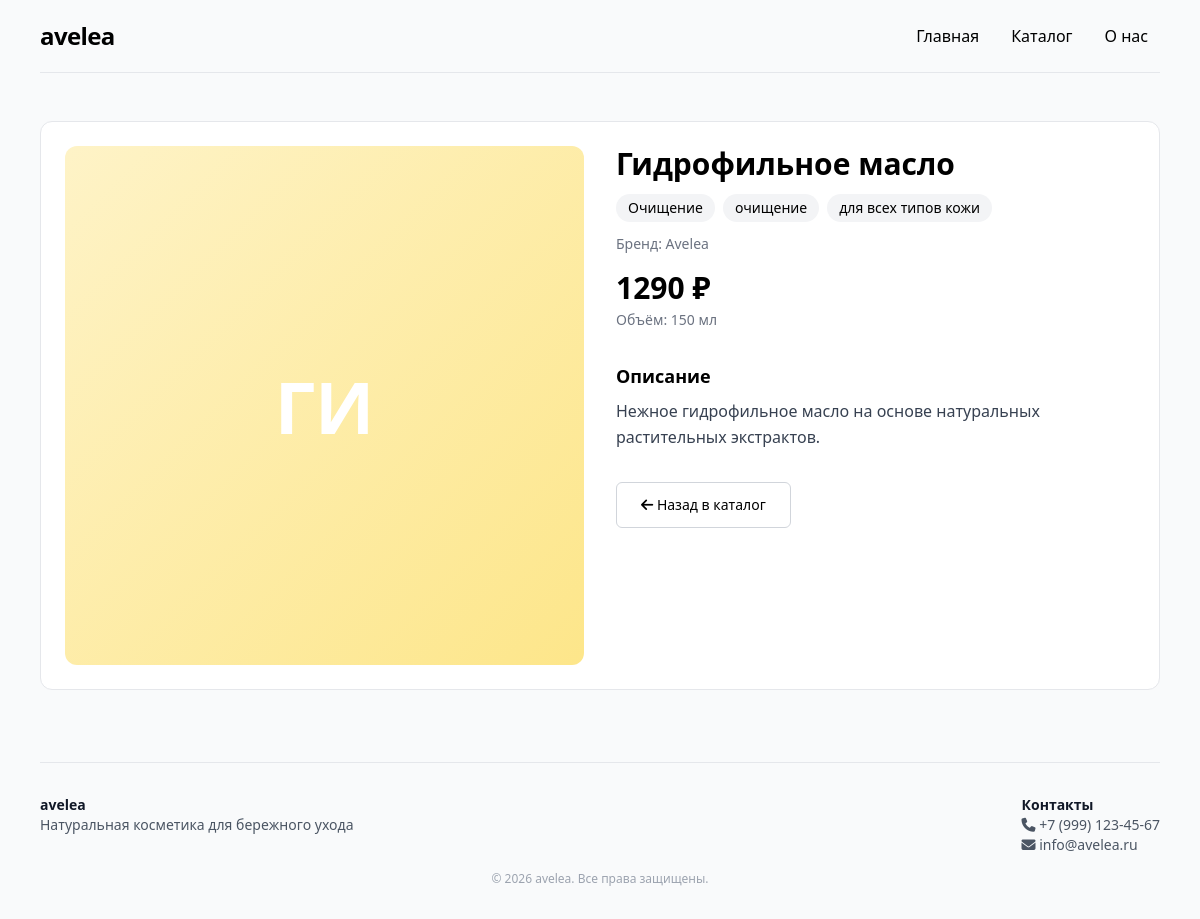
Page /product/1 on the committed database.
### app/models.py (models this page shows)
class Product(Base):
    __tablename__ = "products"
    id = Column(Integer, primary_key=True, index=True)
    name = Column(String(200), nullable=False)
    category = Column(String(300), nullable=True)
    brand = Column(String(100), nullable=True)
    price = Column(Integer, nullable=False)
    popular = Column(Boolean, default=False)
    description = Column(Text, nullable=True)
    volume = Column(String(50), nullable=True)
    image = Column(String(200), nullable=True)
    tags = Column(String(200), nullable=True)

### app/main.py (the view)
@app.get("/product/{product_id}", response_class=HTMLResponse)
async def product_page(request: Request, product_id: int, db: Session = Depends(get_db)):
    product = db.query(Product).filter(Product.id == product_id).first()
    if not product:
        return templates.TemplateResponse("404.html", {"request": request}, status_code=404)
    return templates.TemplateResponse("product.html", {
        "request": request,
        "product": product,
        "product_categories": _parse_list(product.category),
    })

### app/templates/product.html
{% extends "base.html" %}
{% block content %}
<div class="grid md:grid-cols-2 gap-8 bg-white p-6 rounded-xl border border-gray-200">
    {% if product.image %}
    <img src="{{ product.image }}" alt="{{ product.name }}"
         class="aspect-square w-full object-cover rounded-xl">
    {% else %}
    <div class="aspect-square bg-gradient-to-br from-amber-100 to-amber-200 rounded-xl flex items-center justify-center text-7xl font-bold text-white">
        {{ product.name[:2].upper() }}
    </div>
    {% endif %}
    <div>
        <h1 class="text-3xl font-bold">{{ product.name }}</h1>
        {% if product_categories %}
        <div class="flex flex-wrap gap-2 mt-3">
            {% for cat in product_categories %}
            <span class="bg-gray-100 px-3 py-1 rounded-full text-sm">{{ cat }}</span>
            {% endfor %}
        </div>
        {% endif %}
        {% if product.brand %}
        <p class="text-sm text-gray-500 mt-3">Бренд: {{ product.brand }}</p>
        {% endif %}
        <p class="text-3xl font-bold mt-4">{{ product.price|int }} ₽</p>
        {% if product.volume %}
        <p class="text-sm text-gray-500 mt-1">Объём: {{ product.volume }}</p>
        {% endif %}
        <div class="mt-8">
            <h3 class="font-semibold text-lg">Описание</h3>
            <p class="text-gray-700 mt-2 leading-relaxed">{{ product.description }}</p>
        </div>
        <a href="/catalog"
           class="inline-block mt-8 border border-gray-300 px-6 py-3 rounded-md hover:bg-gray-50 transition text-sm font-medium">
            <i class="fas fa-arrow-left"></i> Назад в каталог
        </a>
    </div>
</div>
{% endblock %}

### rows in the picture
Product: name "ГИ", name "Гидрофильное масло", brand "Avelea", price "1290", volume "150 мл", description "Нежное гидрофильное масло на основе натуральных растительных экстрактов."

### other values in the picture
{{ cat }} "Очищение" "очищение" "для всех типов кожи"
